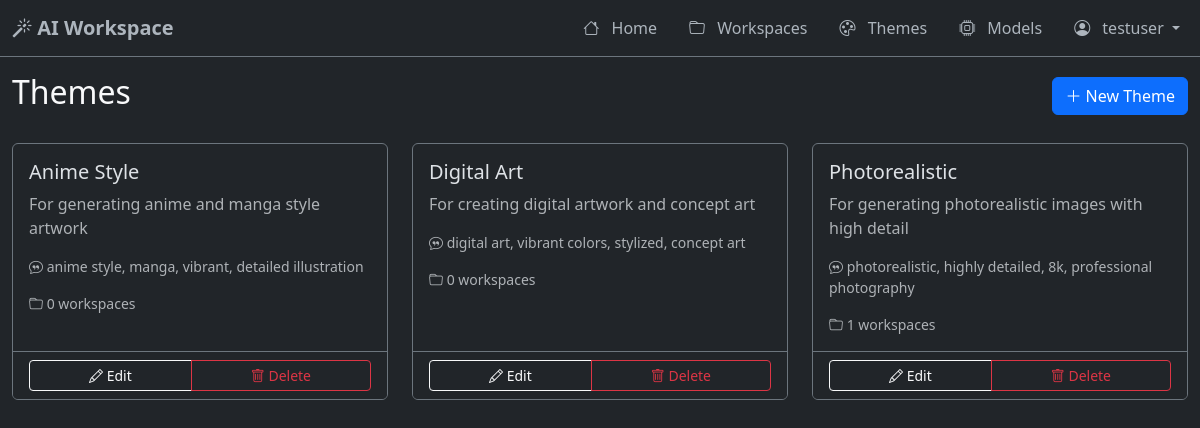
/themes (signed in), run on the app's committed database.
### models.py (models this page shows, shortened)
class User(UserMixin, db.Model):
    __tablename__ = 'users'
    id = db.Column(db.Integer, primary_key=True)
    username = db.Column(db.String(80), unique=True, nullable=False)
    email = db.Column(db.String(120), unique=True, nullable=False)
    password_hash = db.Column(db.String(255), nullable=False)
    created_at = db.Column(db.DateTime, default=datetime.utcnow)
    is_active = db.Column(db.Boolean, default=True)
    is_superuser = db.Column(db.Boolean, default=False)  # Superuser can manage models
    workspaces = db.relationship('Workspace', backref='owner', lazy=True, cascade='all, delete-orphan')

class Theme(db.Model):
    __tablename__ = 'themes'
    id = db.Column(db.Integer, primary_key=True)
    name = db.Column(db.String(100), nullable=False)
    base_prompt = db.Column(db.Text, nullable=False)
    description = db.Column(db.Text, nullable=True)
    created_at = db.Column(db.DateTime, default=datetime.utcnow)

### app.py (the view)
@app.route('/themes')
@login_required
def list_themes():
    themes = Theme.query.order_by(Theme.created_at.desc()).all()
    return render_template('themes/list.html', themes=themes)

### app.py (called while the page is built)
@login_manager.user_loader
def load_user(user_id):
    return User.query.get(int(user_id))

@app.context_processor
def inject_now():
    return {'now': datetime.utcnow()}

### templates/themes/list.html (shortened to what this page needs)
{% extends "base.html" %}
{% block content %}
<div class="container-fluid">
    <div class="d-flex justify-content-between align-items-center mb-4">
        <h2>Themes</h2>
        <a href="{{ url_for('create_theme') }}" class="btn btn-primary">
            <i class="bi bi-plus-lg"></i> New Theme
        </a>
    </div>
    {% if themes %}
    <div class="row">
        {% for theme in themes %}
        <div class="col-md-6 col-lg-4 mb-4">
            <div class="card bg-dark border-secondary h-100">
                <div class="card-body">
                    <h5 class="card-title">{{ theme.name }}</h5>
                    {% if theme.description %}
                    <p class="card-text text-muted">{{ theme.description }}</p>
                    {% endif %}
                    <p class="card-text small text-muted">
                        <i class="bi bi-chat-quote"></i> {{ theme.base_prompt[:100] }}{% if theme.base_prompt|length > 100 %}...{% endif %}
                    </p>
                    <p class="card-text small text-muted">
                        <i class="bi bi-folder"></i> {{ theme.workspaces|length }} workspaces
                    </p>
                </div>
                <div class="card-footer bg-dark border-secondary">
                    <div class="btn-group w-100" role="group">
                        <a href="{{ url_for('edit_theme', theme_id=theme.id) }}" class="btn btn-outline-light btn-sm">
                            <i class="bi bi-pencil"></i> Edit
                        </a>
                        <button type="button" class="btn btn-outline-danger btn-sm" data-bs-toggle="modal" data-bs-target="#deleteModal{{ theme.id }}">
                            <i class="bi bi-trash"></i> Delete
                        </button>
                    </div>
                </div>
            </div>
        </div>
        {% endfor %}
    </div>
    {% endif %}
</div>
{% endblock %}

### templates/base.html (shortened to what this page needs)
<!DOCTYPE html>
<html lang="en" data-bs-theme="dark">
<head>
    <link href="https://cdn.jsdelivr.net/npm/bootstrap@5.3.3/dist/css/bootstrap.min.css" rel="stylesheet">
    <link href="https://cdn.jsdelivr.net/npm/bootstrap-icons@1.11.3/font/bootstrap-icons.css" rel="stylesheet">
    <link rel="stylesheet" href="{{ url_for('static', filename='css/custom.css') }}">
</head>
<body class="bg-dark text-light">
    <nav class="navbar navbar-expand-lg navbar-dark bg-dark border-bottom border-secondary">
        <div class="container-fluid">
            <a class="navbar-brand" href="{{ url_for('index') }}">
                <i class="bi bi-magic"></i> AI Workspace
            </a>
            <div class="collapse navbar-collapse" id="navbarNav">
                <ul class="navbar-nav ms-auto">
                    <li class="nav-item">
                        <a class="nav-link" href="{{ url_for('index') }}">
                            <i class="bi bi-house"></i> Home
                        </a>
                    </li>
                    {% if current_user.is_authenticated %}
                    <li class="nav-item">
                        <a class="nav-link" href="{{ url_for('list_workspaces') }}">
                            <i class="bi bi-folder"></i> Workspaces
                        </a>
                    </li>
                    <li class="nav-item">
                        <a class="nav-link" href="{{ url_for('list_themes') }}">
                            <i class="bi bi-palette"></i> Themes
                        </a>
                    </li>
                    {% if current_user.is_superuser %}
                    <li class="nav-item">
                        <a class="nav-link" href="{{ url_for('list_models') }}">
                            <i class="bi bi-cpu"></i> Models
                        </a>
                    </li>
                    {% endif %}
                    <li class="nav-item dropdown">
                        <a class="nav-link dropdown-toggle" href="#" role="button" data-bs-toggle="dropdown">
                            <i class="bi bi-person-circle"></i> {{ current_user.username }}
                        </a>
                    </li>
                    {% endif %}
                </ul>
            </div>
        </div>
    </nav>
    <main class="main-content">
        {% block content %}{% endblock %}
    </main>
</body>
</html>

### static/css/custom.css (style rules this page uses)
.navbar { background: #1a1a1a; border-bottom: 1px solid #333; }
.navbar-brand { color: #adb5bd; font-weight: 600; }
.navbar-nav { gap: 1rem; }
.nav-item { margin-bottom: 0; }
.nav-link { color: #adb5bd; padding: 0.5rem 1rem; border-radius: 0.25rem; transition: all 0.2s; }
.nav-link i { margin-right: 0.5rem; }
.main-content { min-height: calc(100vh - 56px); padding: 0; }

### data on the page
User: username "testuser"
Theme: name "Anime Style", description "For generating anime and manga style artwork", base_prompt "anime style, manga, vibrant, detailed illustration", workspaces|length "0"
Theme: name "Digital Art", description "For creating digital artwork and concept art", base_prompt "digital art, vibrant colors, stylized, concept art", workspaces|length "0"
Theme: name "Photorealistic", description "For generating photorealistic images with high detail", base_prompt "photorealistic, highly detailed, 8k, professional photography", workspaces|length "1"
